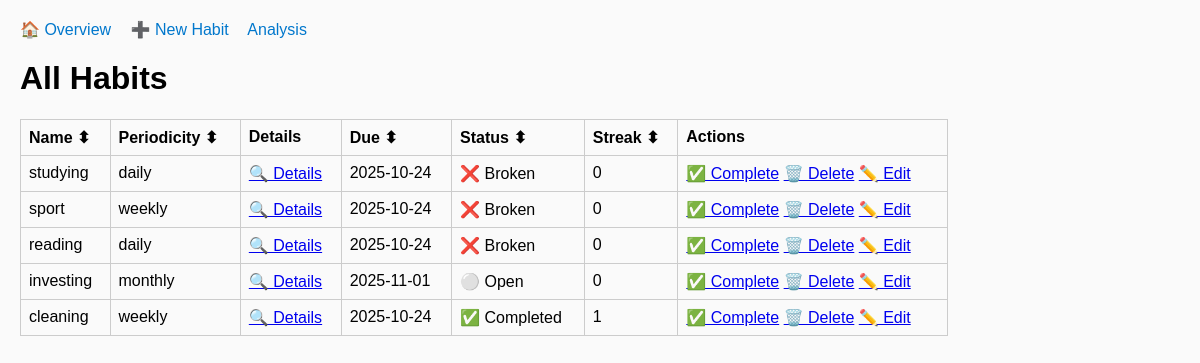
Before: / with the older database file.
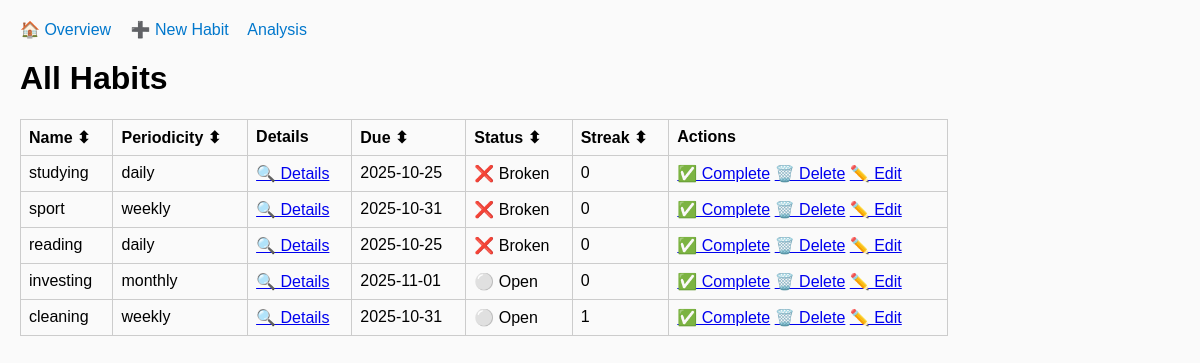
After: the same page with the newer database file.
### tables this page shows
CREATE TABLE habits (
            id INTEGER PRIMARY KEY AUTOINCREMENT,
            name TEXT NOT NULL,
            periodicity TEXT CHECK(periodicity IN ('daily','weekly','monthly','yearly')),
            created_at TEXT NOT NULL,
            start_date TEXT,
            due_date TEXT,
            active_days TEXT,
            completed INTEGER DEFAULT 0
        );

### app.py (the view)
@app.route("/")
def index():
    manager.update_habit_statuses()
    habits = manager.get_all_habits()
    for h in habits:
        h.current_streak = manager.get_streak(h.id)
    return render_template("index.html", habits=habits)

### habit.py (called while the page is built)
    @classmethod
    def from_row(cls, row):
        return cls(**dict(row))

### habit_manager.py (called while the page is built)
    def get_all_habits(self):
        conn = get_connection()
        c = conn.cursor()
        c.execute("SELECT * FROM habits")
        habits = [Habit.from_row(row) for row in c.fetchall()]
        conn.close()
        return habits

    def get_habit_by_id(self, habit_id):
        conn = get_connection()
        c = conn.cursor()
        c.execute("SELECT * FROM habits WHERE id = ?", (habit_id,))
        row = c.fetchone()
        conn.close()
        return Habit.from_row(row) if row else None

    def get_completions(self, habit_id):
        conn = get_connection()
        c = conn.cursor()
        c.execute("SELECT completed_at FROM completions WHERE habit_id = ? ORDER BY completed_at", (habit_id,))
        rows = [r["completed_at"] for r in c.fetchall()]
        conn.close()
        return rows

### storage.py (called while the page is built)
def get_connection():
    conn = sqlite3.connect(DB_NAME, timeout=10)
    conn.row_factory = sqlite3.Row
    return conn

### templates/index.html (shortened to what this page needs)
{% extends "base.html" %}
{% block content %}
<h1>All Habits</h1>
<table id="habitTable" border="1">
  <thead>
    <tr>
      <th onclick="sortTable(0)">Name ⬍</th>
      <th onclick="sortTable(1)">Periodicity ⬍</th>
      <th>Details</th>
      <th onclick="sortTable(3)">Due ⬍</th>
      <th onclick="sortTable(4)">Status ⬍</th>
      <th onclick="sortTable(5)">Streak ⬍</th>
      <th>Actions</th>
    </tr>
  </thead>
  <tbody>
    {% for h in habits %}
    <tr>
      <td>{{ h["name"] }}</td>
      <td>{{ h["periodicity"] }}</td>
      <td><a href="{{ url_for('habit_detail', habit_id=h['id']) }}">🔍 Details</a></td>
      <td>{{ h["due_date"] }}</td>
      <td>
        {% if h.completed == 1 %}
          ✅ Completed
        {% elif h.completed == 2 %}
          ❌ Broken
        {% else %}
          ⚪ Open
        {% endif %}
      </td>
      <td>{{ h["current_streak"] }}</td>
      <td>
        <a href="{{ url_for('complete', habit_id=h['id']) }}">✅ Complete</a>
        <a href="{{ url_for('delete_habit_route', habit_id=h['id']) }}">🗑️ Delete</a>
        <a href="{{ url_for('edit_habit', habit_id=h['id']) }}">✏️ Edit</a>
      </td>
    </tr>
    {% endfor %}
  </tbody>
</table>
{% endblock %}

Changed rows visible on the page:
changed habits "studying": due_date "2025-10-24" → "2025-10-25"
changed habits "sport": due_date "2025-10-24" → "2025-10-31"
changed habits "reading": due_date "2025-10-24" → "2025-10-25"
changed habits "cleaning": due_date "2025-10-24" → "2025-10-31"; completed "✅ Completed" → "⚪ Open"
